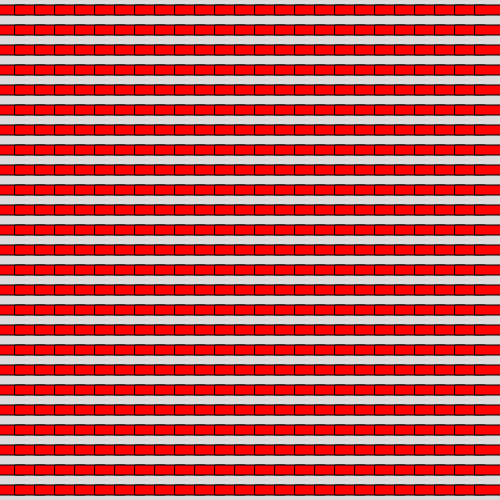
Frame 1 (no input)
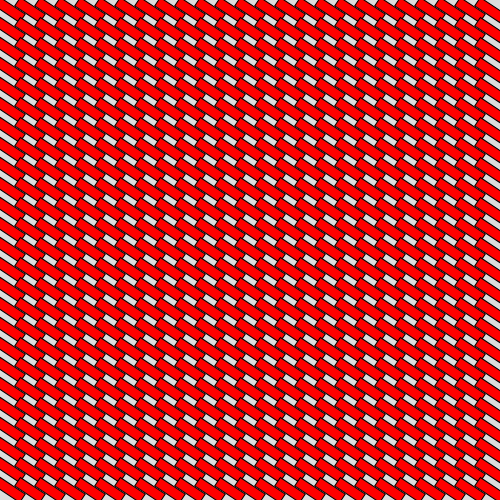
Frame 60 (no input)
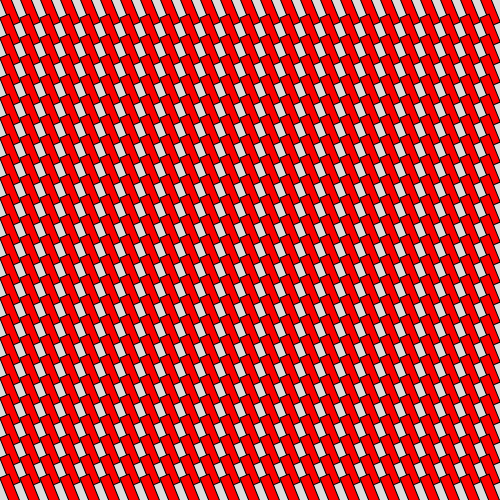
Frame 120 (the mouse pressed at the canvas centre since frame 60)

The p5.js sketch that drew these frames (run headless with seeded random() and noise() and a simulated clock; from frame 60 on, the mouse is pressed at the canvas centre):

// p5.js sketch
// ── sketch.js
function setup() {
  createCanvas(500, 500);
  fill(255, 0, 0);
  rectMode(CENTER);
}

let rot = 0;

function draw() {
  background(220);
  translate(10, 10);
  
  for (let y = 0; y < 25; y++) {
    for (let x = 0; x < 25; x++) {
      push();
      translate(x * 20, y * 20) //positioning
      rotate(rot);
      rect(0, 0, 30, 10); // position of object 
      pop();
      }
    }
    rot = rot + 0.01;
}
